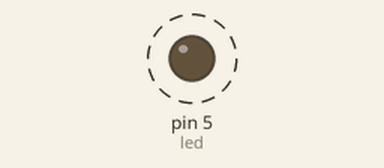
Simulated run of this sketch. Board: Arduino Uno, built with avr-gcc and run on an emulated ATmega328P. Shown: output pins drawn as LEDs (lit = HIGH). Dashed ring = blinking.

Above: at 0.2 s.
Timing chart, 0 to 3.0 s (numbered marks = the images above):
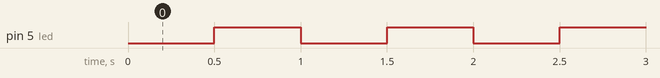

The sketch:

led_blink_using_millis.ino
```cpp
const int led=5;
unsigned long prevMillis=0;
int ledState=LOW;
const long interval=500;
void setup() {
  Serial.begin(115200);
  pinMode(led,OUTPUT);
}

void loop() {
unsigned long currMillis=millis();
if(currMillis-prevMillis>=interval){
  prevMillis=currMillis;
  if(ledState==LOW) ledState=HIGH;
  else ledState=LOW;

  digitalWrite(led, ledState);
}
}
```

Measured:
- by itself, pin 5 (led): alternates HIGH for 0.50 s and LOW for 0.50 s
